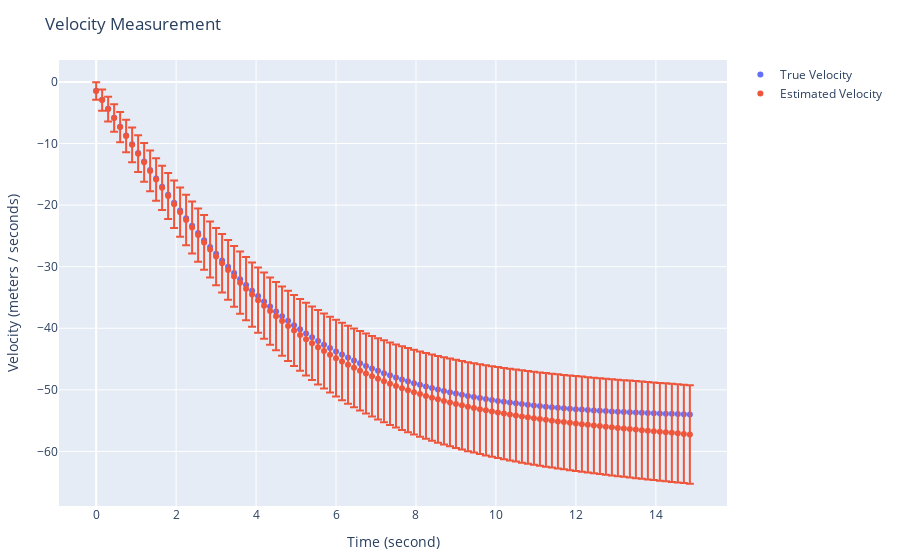

Notebook code for this chart:
### Code cell
plot(
    [
        # True velocity
        scatter(
            mode="markers",
            x=time_axis_sec,
            y=[tr_st[2] for tr_st in true_state_fcn_time],
            name="True Velocity"
        ),
        # Estimated velocity
        scatter(
            mode="markers",
            x=time_axis_sec,
            y=[s.state[2] for s in states_fcn_time],
            error_y=attr(
                type="data",
                array=[sqrt(s.cov[2, 2]) for s in states_fcn_time]
            ),
            name="Estimated Velocity"
        )
    ],
    Layout(
        title="Velocity Measurement",
        xaxis_title="Time (second)",
        yaxis_title="Velocity (meters / seconds)",
        legend_title="Legend Title",
    ),
    config=PlotConfig(scrollZoom=true)
)
